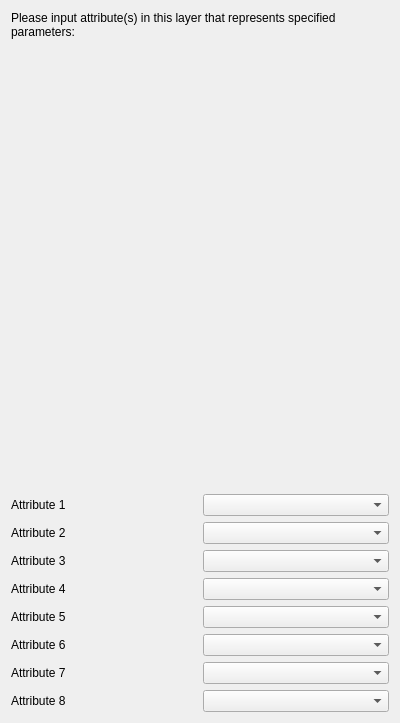
<?xml version="1.0" encoding="UTF-8"?>
<ui version="4.0">
 <class>pgKwExtraKeywords</class>
 <widget class="QWidget" name="pgKwExtraKeywords">
  <property name="geometry">
   <rect>
    <x>0</x>
    <y>0</y>
    <width>400</width>
    <height>723</height>
   </rect>
  </property>
  <property name="sizePolicy">
   <sizepolicy hsizetype="MinimumExpanding" vsizetype="MinimumExpanding">
    <horstretch>0</horstretch>
    <verstretch>0</verstretch>
   </sizepolicy>
  </property>
  <layout class="QVBoxLayout" name="verticalLayout_33">
   <item>
    <widget class="QLabel" name="lblSelectExtraKeywords">
     <property name="styleSheet">
      <string notr="true">font: 11pt &quot;Ubuntu&quot;;</string>
     </property>
     <property name="text">
      <string>Please input attribute(s) in this layer that represents specified parameters:</string>
     </property>
     <property name="alignment">
      <set>Qt::AlignLeading|Qt::AlignLeft|Qt::AlignTop</set>
     </property>
     <property name="wordWrap">
      <bool>true</bool>
     </property>
    </widget>
   </item>
   <item>
    <layout class="QGridLayout" name="kwExtraKeywordsGridLayout">
     <item row="0" column="1">
      <widget class="QComboBox" name="cboExtraKeyword1"/>
     </item>
     <item row="1" column="1">
      <widget class="QComboBox" name="cboExtraKeyword2"/>
     </item>
     <item row="2" column="1">
      <widget class="QComboBox" name="cboExtraKeyword3"/>
     </item>
     <item row="3" column="1">
      <widget class="QComboBox" name="cboExtraKeyword4"/>
     </item>
     <item row="4" column="1">
      <widget class="QComboBox" name="cboExtraKeyword5"/>
     </item>
     <item row="5" column="1">
      <widget class="QComboBox" name="cboExtraKeyword6"/>
     </item>
     <item row="6" column="1">
      <widget class="QComboBox" name="cboExtraKeyword7"/>
     </item>
     <item row="7" column="1">
      <widget class="QComboBox" name="cboExtraKeyword8"/>
     </item>
     <item row="0" column="0">
      <widget class="QLabel" name="lblExtraKeyword1">
       <property name="text">
        <string>Attribute 1</string>
       </property>
       <property name="wordWrap">
        <bool>true</bool>
       </property>
      </widget>
     </item>
     <item row="1" column="0">
      <widget class="QLabel" name="lblExtraKeyword2">
       <property name="text">
        <string>Attribute 2</string>
       </property>
       <property name="wordWrap">
        <bool>true</bool>
       </property>
      </widget>
     </item>
     <item row="2" column="0">
      <widget class="QLabel" name="lblExtraKeyword3">
       <property name="text">
        <string>Attribute 3</string>
       </property>
       <property name="wordWrap">
        <bool>true</bool>
       </property>
      </widget>
     </item>
     <item row="3" column="0">
      <widget class="QLabel" name="lblExtraKeyword4">
       <property name="text">
        <string>Attribute 4</string>
       </property>
       <property name="wordWrap">
        <bool>true</bool>
       </property>
      </widget>
     </item>
     <item row="4" column="0">
      <widget class="QLabel" name="lblExtraKeyword5">
       <property name="text">
        <string>Attribute 5</string>
       </property>
       <property name="wordWrap">
        <bool>true</bool>
       </property>
      </widget>
     </item>
     <item row="5" column="0">
      <widget class="QLabel" name="lblExtraKeyword6">
       <property name="text">
        <string>Attribute 6</string>
       </property>
       <property name="wordWrap">
        <bool>true</bool>
       </property>
      </widget>
     </item>
     <item row="6" column="0">
      <widget class="QLabel" name="lblExtraKeyword7">
       <property name="text">
        <string>Attribute 7</string>
       </property>
       <property name="wordWrap">
        <bool>true</bool>
       </property>
      </widget>
     </item>
     <item row="7" column="0">
      <widget class="QLabel" name="lblExtraKeyword8">
       <property name="text">
        <string>Attribute 8</string>
       </property>
       <property name="wordWrap">
        <bool>true</bool>
       </property>
      </widget>
     </item>
    </layout>
   </item>
  </layout>
 </widget>
 <resources/>
 <connections/>
</ui>
